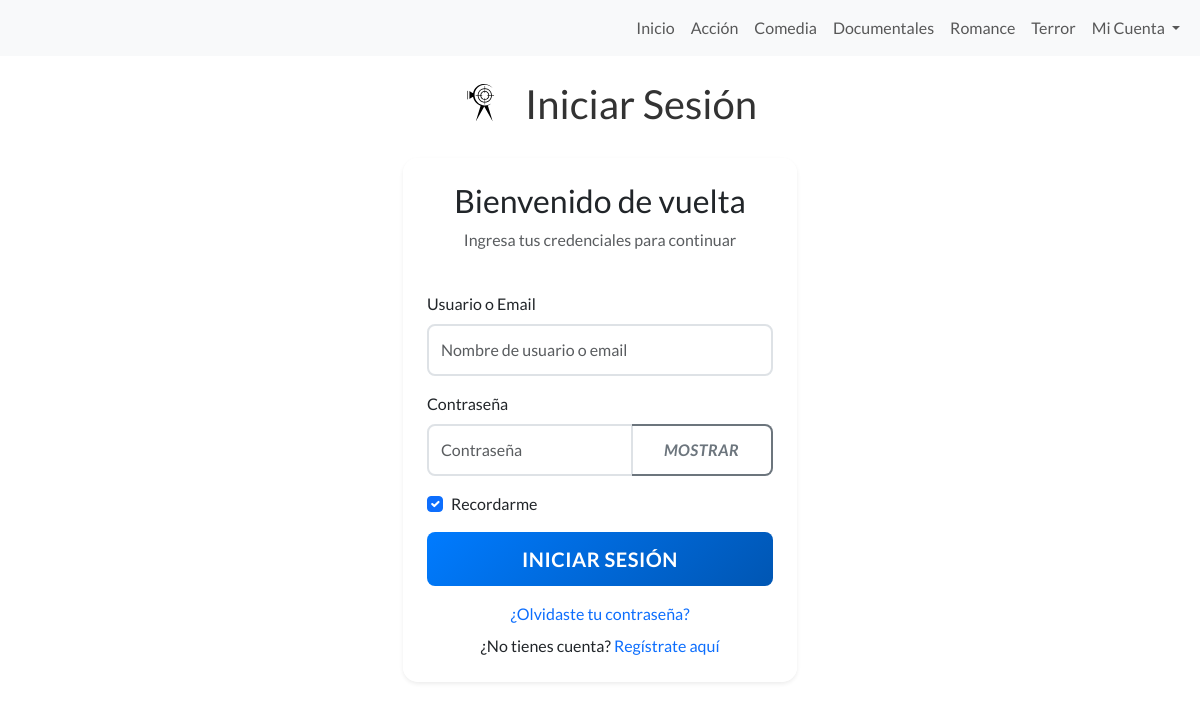
Page /iniciar-sesion/ on the committed database.
### core/models.py (models this page shows, shortened)
class Categoria(models.Model):
    nombre = models.CharField(max_length=50, unique=True)
    slug = models.SlugField(unique=True)
    descripcion = models.TextField(blank=True)
    class Meta:
        verbose_name = "Categoría"
        verbose_name_plural = "Categorías"
        ordering = ['nombre']

### core/views.py (the view)
# urls.py: path('iniciar-sesion/', views.iniciar_sesion, name='iniciar_sesion'),
def iniciar_sesion(request):
    if request.user.is_authenticated:
        return redirect('core:index')
    if request.method == 'POST':
        form = LoginForm(request.POST)
        if form.is_valid():
            username_or_email = form.cleaned_data['username']
            password = form.cleaned_data['password']
            remember_me = form.cleaned_data['remember_me']
            user = authenticate(request, username=username_or_email, password=password)
            if user is None:
                try:
                    from django.contrib.auth.models import User
                    user_obj = User.objects.get(email=username_or_email)
                    user = authenticate(request, username=user_obj.username, password=password)
                except User.DoesNotExist:
                    user = None
            if user is not None:
                login(request, user)
                if not remember_me:
                    request.session.set_expiry(0)  # Expira al cerrar navegador
                messages.success(request, f'¡Bienvenido de vuelta, {user.first_name or user.username}!')
                next_url = request.GET.get('next', 'core:index')
                return redirect(next_url)
            else:
                messages.error(request, 'Usuario o contraseña incorrectos.')
    else:
        form = LoginForm()
    return render(request, 'core/iniciar-sesion.html', {'form': form})

### core/forms.py
class LoginForm(forms.Form):
    username = forms.CharField(
        max_length=150,
        widget=forms.TextInput(attrs={
            'class': 'form-control',
            'placeholder': 'Nombre de usuario o email',
            'autocomplete': 'username'
        })
    )
    password = forms.CharField(
        widget=forms.PasswordInput(attrs={
            'class': 'form-control',
            'placeholder': 'Contraseña',
            'autocomplete': 'current-password'
        })
    )
    remember_me = forms.BooleanField(
        required=False,
        initial=True,
        widget=forms.CheckboxInput(attrs={
            'class': 'form-check-input'
        })
    )

### core/context_processors.py (called while the page is built)
def categorias_context(request):
    categorias = Categoria.objects.all().order_by('nombre')
    return {
        'categorias_nav': categorias
    }

### core/templates/core/iniciar-sesion.html (shortened to what this page needs)
{% extends 'core/base.html' %}
{% load static %}
{% block content %}
<header>
    <div class="filmscoper-icon">
        <img src="{% static 'core/img/icons/filmscoperlogo.svg' %}" alt="FilmScoper Logo">
    </div>
    <h1>Iniciar Sesión</h1>
</header>
<main class="container-fluid">
    <div class="row justify-content-center">
        <div class="col-12 col-lg-12">
            <form id="formLogin" method="post" class="card p-4 shadow-sm" novalidate>
                <div class="text-center mb-4">
                    <h2 class="card-title">Bienvenido de vuelta</h2>
                    <p class="text-muted">Ingresa tus credenciales para continuar</p>
                </div>
                <div class="mb-3">
                    <label for="{{ form.username.id_for_label }}" class="form-label">Usuario o Email</label>
                    {{ form.username }}
                </div>
                <div class="mb-3">
                    <label for="{{ form.password.id_for_label }}" class="form-label">Contraseña</label>
                    <div class="input-group">
                        {{ form.password }}
                        <button class="btn btn-outline-secondary" type="button" id="togglePassword">
                            <i id="eyeIcon">Mostrar</i>
                        </button>
                    </div>
                </div>
                <div class="mb-3 form-check">
                    {{ form.remember_me }}
                    <label class="form-check-label" for="{{ form.remember_me.id_for_label }}">
                        Recordarme
                    </label>
                </div>
                <div class="d-grid gap-2 mb-3">
                    <button type="submit" class="btn btn-primary btn-lg">Iniciar Sesión</button>
                </div>
                <div class="text-center">
                    <p class="mb-2">
                        <a href="{% url 'core:recuperar_password' %}" class="text-decoration-none">¿Olvidaste tu contraseña?</a>
                    </p>
                    <p class="mb-0">
                        ¿No tienes cuenta? <a href="{% url 'core:registro' %}" class="text-decoration-none">Regístrate aquí</a>
                    </p>
                </div>
            </form>
        </div>
    </div>
</main>
{% endblock %}

### core/templates/core/base.html (shortened to what this page needs)
{% load static %}
<!DOCTYPE html>
<html lang="es">
<head>
    <link href="https://cdn.jsdelivr.net/npm/bootstrap@5.3.7/dist/css/bootstrap.min.css"
          rel="stylesheet"
>
    <link rel="stylesheet" href="https://cdn.jsdelivr.net/npm/sweetalert2@11/dist/sweetalert2.min.css">
    <link rel="stylesheet" href="{% static 'core/css/styles.css' %}">
</head>
<body>
    <nav class="navbar navbar-expand-sm bg-body-tertiary w-100 fixed-top">
        <div class="container-fluid">
            <div class="collapse navbar-collapse" id="navbarNav">
                <ul class="navbar-nav ms-auto">
                    <li class="nav-item">
                        <a class="nav-link {% if request.resolver_match.url_name == 'index' %}disabled{% endif %}" href="{% url 'core:index' %}">Inicio</a>
                    </li>
                    {% for categoria in categorias_nav %}
                        <li class="nav-item">
                            <a class="nav-link {% if request.resolver_match.kwargs.categoria_slug == categoria.slug or request.resolver_match.url_name == categoria.slug %}disabled{% endif %}"
                               href="{% url 'core:categoria' categoria.slug %}">{{ categoria.nombre }}</a>
                        </li>
                    {% endfor %}
                    <li class="nav-item dropdown">
                        <a class="nav-link dropdown-toggle" href="#" role="button" data-bs-toggle="dropdown" aria-expanded="false">
                            {% if user.is_authenticated %}
                                {{ user.first_name|default:user.username }}
                            {% else %}
                                Mi Cuenta
                            {% endif %}
                        </a>
                    </li>
                </ul>
            </div>
        </div>
    </nav>
    <main>
        {% block content %}
        {% endblock %}
    </main>
</body>
</html>

### core/static/core/css/styles.css (style rules this page uses)
*::after, *::before { margin: 0; padding: 0; box-sizing: border-box; }
.dropdown-toggle::after { display: inline-block !important; margin-left: 0.255em; vertical-align: 0.255em; content: ""; border-top: 0.3em solid; border-right: 0.3em solid transparent; border-bottom: 0; border-left: 0.3em solid transparent; }
header { position: relative; display: flex; flex-direction: row; justify-content: center; align-items: center; padding: 10px 0 10px 0; margin-top: 50px; }
header h1 { font-family: 'Lato', sans-serif; font-size: 2.5rem; text-align: center; margin: 20px 0; color: #333; }
body { margin: 0 auto; max-width:max-content; font-family: 'Lato', sans-serif; background: white; }
h1 { font-family: 'Lato', sans-serif; font-size: 2.5rem; text-align: center; margin: 20px 0; color: #333; }
h2 { text-decoration: none; }
.filmscoper-icon { position: static; transform: none; margin-right: 2px; }
.filmscoper-icon img { width: 80px; height: 80px; }
img { max-width: 100%; padding : 0 }
.form-control { border: 2px solid #dee2e6; border-radius: 8px; padding: 0.75rem; font-size: 1rem; transition: all 0.3s ease; }
.btn-primary { background: linear-gradient(135deg, #007bff, #0056b3); border: none; border-radius: 8px; padding: 0.75rem 2rem; font-weight: 600; text-transform: uppercase; letter-spacing: 0.5px; transition: all 0.3s ease; }
.btn-outline-secondary { border: 2px solid #6c757d; border-radius: 8px; padding: 0.75rem 2rem; font-weight: 600; text-transform: uppercase; letter-spacing: 0.5px; transition: all 0.3s ease; }
.card { border: none; border-radius: 15px; box-shadow: 0 10px 30px rgba(0, 0, 0, 0.1); background: rgba(255, 255, 255, 0.95); backdrop-filter: blur(10px); }
.input-group .btn { border-left: none; }

### rows in the picture
Categoria: nombre "Acción"
Categoria: nombre "Comedia"
Categoria: nombre "Documentales"
Categoria: nombre "Romance"
Categoria: nombre "Terror"
